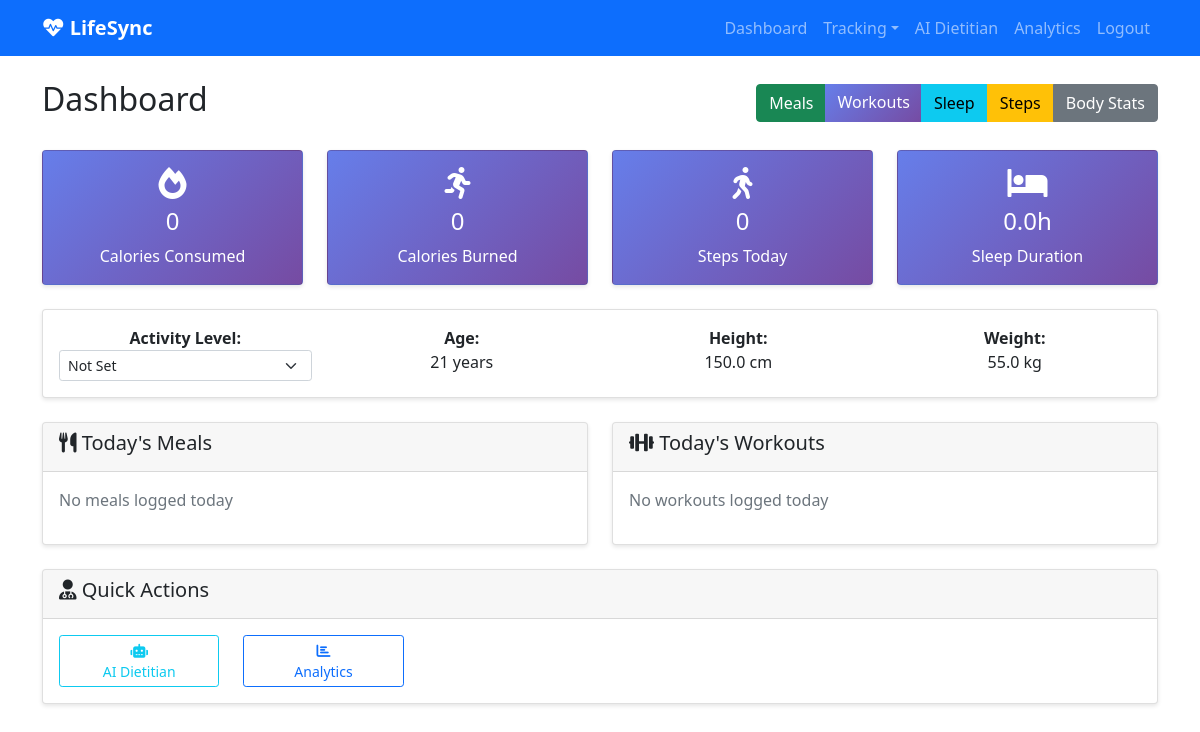
The page /dashboard (signed in) on the database its author committed.
### app.py (models this page shows)
class User(UserMixin, db.Model):
    id = db.Column(db.Integer, primary_key=True)
    username = db.Column(db.String(80), unique=True, nullable=False)
    email = db.Column(db.String(120), unique=True, nullable=False)
    password_hash = db.Column(db.String(255), nullable=False)
    age = db.Column(db.Integer)
    height = db.Column(db.Float)
    weight = db.Column(db.Float)
    gender = db.Column(db.String(10))
    activity_level = db.Column(db.String(20))
    created_at = db.Column(db.DateTime, default=datetime.utcnow)

### app.py (the view)
@app.route('/dashboard')
@login_required
def dashboard():
    today = date.today()
    today_meals = Meal.query.filter_by(user_id=current_user.id, date=today).all()
    today_workouts = Workout.query.filter_by(user_id=current_user.id, date=today).all()
    today_steps = Steps.query.filter_by(user_id=current_user.id, date=today).first()
    today_sleep = Sleep.query.filter_by(user_id=current_user.id, date=today).first()
    total_calories_consumed = sum(meal.total_calories for meal in today_meals)
    total_calories_burned = sum(workout.calories_burned for workout in today_workouts)
    net_calories = total_calories_consumed - total_calories_burned
    return render_template('dashboard.html',
                         total_calories_consumed=total_calories_consumed,
                         total_calories_burned=total_calories_burned,
                         net_calories=net_calories,
                         today_meals=today_meals,
                         today_workouts=today_workouts,
                         today_steps=today_steps,
                         today_sleep=today_sleep)

### app.py (called while the page is built)
@login_manager.user_loader
def load_user(user_id):
    return User.query.get(int(user_id))

### templates/dashboard.html (shortened to what this page needs)
{% extends "base.html" %}
{% block content %}
<div class="d-flex justify-content-between align-items-center mb-4">
    <h2>Dashboard</h2>
    <div class="btn-group">
        <a href="{{ url_for('meals') }}" class="btn btn-success">Meals</a>
        <a href="{{ url_for('workouts') }}" class="btn btn-primary">Workouts</a>
        <a href="{{ url_for('sleep') }}" class="btn btn-info">Sleep</a>
        <a href="{{ url_for('steps') }}" class="btn btn-warning">Steps</a>
        <a href="{{ url_for('body_stats') }}" class="btn btn-secondary">Body Stats</a>
    </div>
</div>
<div class="row mb-4">
    <div class="col-md-3">
        <div class="card metric-card">
            <div class="card-body text-center">
                <i class="fas fa-fire fa-2x mb-2"></i>
                <h4>{{ "%.0f"|format(total_calories_consumed) }}</h4>
                <p class="mb-0">Calories Consumed</p>
            </div>
        </div>
    </div>
    <div class="col-md-3">
        <div class="card metric-card">
            <div class="card-body text-center">
                <i class="fas fa-running fa-2x mb-2"></i>
                <h4>{{ "%.0f"|format(total_calories_burned) }}</h4>
                <p class="mb-0">Calories Burned</p>
            </div>
        </div>
    </div>
    <div class="col-md-3">
        <div class="card metric-card">
            <div class="card-body text-center">
                <i class="fas fa-walking fa-2x mb-2"></i>
                <h4>{{ today_steps.step_count if today_steps else 0 }}</h4>
                <p class="mb-0">Steps Today</p>
            </div>
        </div>
    </div>
    <div class="col-md-3">
        <div class="card metric-card">
            <div class="card-body text-center">
                <i class="fas fa-bed fa-2x mb-2"></i>
                <h4>{{ "%.1f"|format(today_sleep.duration) if today_sleep else "0.0" }}h</h4>
                <p class="mb-0">Sleep Duration</p>
            </div>
        </div>
    </div>
</div>
<div class="row mb-4">
    <div class="col-md-12">
        <div class="card">
            <div class="card-body">
                <div class="row text-center">
                    <div class="col-md-3">
                        <strong>Activity Level:</strong><br>
                        <form method="POST" action="{{ url_for('update_activity_level') }}" class="d-inline">
                            <select name="activity_level" class="form-select form-select-sm" onchange="this.form.submit()">
                                <option value="" {% if not current_user.activity_level %}selected{% endif %}>Not Set</option>
                            </select>
                        </form>
                    </div>
                    <div class="col-md-3">
                        <strong>Age:</strong><br>
                        <span>{{ current_user.age if current_user.age else 'Not Set' }} years</span>
                    </div>
                    <div class="col-md-3">
                        <strong>Height:</strong><br>
                        <span>{{ current_user.height if current_user.height else 'Not Set' }} cm</span>
                    </div>
                    <div class="col-md-3">
                        <strong>Weight:</strong><br>
                        <span>{{ current_user.weight if current_user.weight else 'Not Set' }} kg</span>
                    </div>
                </div>
            </div>
        </div>
    </div>
</div>
<div class="row">
    <div class="col-md-6">
        <div class="card">
            <div class="card-header">
                <h5><i class="fas fa-utensils"></i> Today's Meals</h5>
            </div>
            <div class="card-body">
                {% if today_meals %}
                    {% for meal in today_meals %}
                    <div class="d-flex justify-content-between align-items-center mb-2">
                        <div>
                            <strong>{{ meal.meal_type.title() }}</strong><br>
                            <small class="text-muted">{{ meal.date }}</small>
                        </div>
                        <span class="badge bg-primary">{{ "%.0f"|format(meal.total_calories) }} cal</span>
                    </div>
                    {% endfor %}
                {% else %}
                    <p class="text-muted">No meals logged today</p>
                {% endif %}
            </div>
        </div>
    </div>
    <div class="col-md-6">
        <div class="card">
            <div class="card-header">
                <h5><i class="fas fa-dumbbell"></i> Today's Workouts</h5>
            </div>
            <div class="card-body">
                {% if today_workouts %}
                    {% for workout in today_workouts %}
                    <div class="d-flex justify-content-between align-items-center mb-2">
                        <div>
                            <strong>{{ workout.exercise_name }}</strong><br>
                            <small class="text-muted">{{ workout.duration }} min - {{ workout.intensity }}</small>
                        </div>
                        <span class="badge bg-success">{{ "%.0f"|format(workout.calories_burned) }} cal</span>
                    </div>
                    {% endfor %}
                {% else %}
                    <p class="text-muted">No workouts logged today</p>
                {% endif %}
            </div>
        </div>
    </div>
</div>
<div class="row mt-4">
    <div class="col-md-12">
        <div class="card">
            <div class="card-header">
                <h5><i class="fas fa-user-md"></i> Quick Actions</h5>
            </div>
            <div class="card-body">
                <div class="row">
                    <div class="col-md-2">
                        <a href="{{ url_for('dietitian') }}" class="btn btn-outline-info btn-sm w-100">
                            <i class="fas fa-robot"></i><br>AI Dietitian
                        </a>
                    </div>
                    <div class="col-md-2">
                        <a href="{{ url_for('analytics') }}" class="btn btn-outline-primary btn-sm w-100">
                            <i class="fas fa-chart-bar"></i><br>Analytics
                        </a>
                    </div>
                </div>
            </div>
        </div>
    </div>
</div>
{% endblock %}

### templates/base.html (shortened to what this page needs)
<!DOCTYPE html>
<html lang="en">
<head>
    <link href="https://cdn.jsdelivr.net/npm/bootstrap@5.1.3/dist/css/bootstrap.min.css" rel="stylesheet">
    <link href="https://cdnjs.cloudflare.com/ajax/libs/font-awesome/6.0.0/css/all.min.css" rel="stylesheet">
</head>
<body>
    <nav class="navbar navbar-expand-lg navbar-dark bg-primary">
        <div class="container">
            <a class="navbar-brand" href="{{ url_for('index') }}">
                <i class="fas fa-heartbeat"></i> LifeSync
            </a>
            <div class="navbar-nav ms-auto">
                {% if current_user.is_authenticated %}
                    <a class="nav-link" href="{{ url_for('dashboard') }}">Dashboard</a>
                    <div class="nav-item dropdown">
                        <a class="nav-link dropdown-toggle" href="#" role="button" data-bs-toggle="dropdown">Tracking</a>
                    </div>
                    <a class="nav-link" href="{{ url_for('dietitian') }}">AI Dietitian</a>
                    <a class="nav-link" href="{{ url_for('analytics') }}">Analytics</a>
                    <a class="nav-link" href="{{ url_for('logout') }}">Logout</a>
                {% else %}
                    <a class="nav-link" href="{{ url_for('login') }}">Login</a>
                    <a class="nav-link" href="{{ url_for('register') }}">Register</a>
                {% endif %}
            </div>
        </div>
    </nav>
    <main class="container mt-4">
        {% block content %}{% endblock %}
    </main>
</body>
</html>

### templates/base.html (style rules this page uses)
.navbar-brand { font-weight: bold; }
.card { box-shadow: 0 2px 4px rgba(0,0,0,0.1); }
.metric-card { background: linear-gradient(135deg, #667eea 0%, #764ba2 100%); color: white; }
.btn-primary { background: linear-gradient(135deg, #667eea 0%, #764ba2 100%); border: none; }

### rows shown on the page
User: activity_level "Not Set", age "21", height "150.0", weight "55.0"

### other values the page prints
{{ "%.0f"|format(total_calories_consumed) }} "0"
{{ "%.0f"|format(total_calories_burned) }} "0"
{{ today_steps.step_count if today_steps else 0 }} "0"
{{ "%.1f"|format(today_sleep.duration) if today_sleep else "0.0" }} "0.0"
